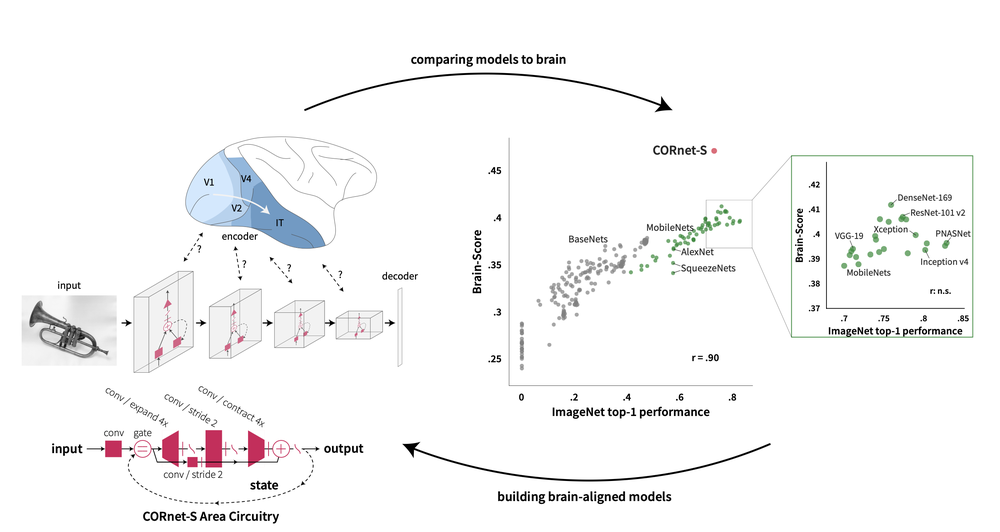
#> input picture Images/Archi.png, 1000 x 532 px, shrunk from 2588 x 1376 before the run; its folder holds only this picture in this run
$ python -i prepare.py   (imports and definitions only)
#> lines starting #> are read from the running program, lines starting #| are printed output that depends on the picture
import cv2
import numpy as np
from PIL import Image
import matplotlib.pyplot as plt
import cv2
import numpy as np
from PIL import Image
import matplotlib.pyplot as plt

def add_salt_and_pepper_noise(image):
    if image is not None:
        # Define the types of noise
        noise_types =  ['defocus','gaussian','poisson','salt_and_pepper','glass', 'motion','zoom']
        # noise_type = np.random.choice(noise_types)
        noise_type='defocus'
        noisy_image = image.copy()
        noisy_image = np.array(image)
        if noise_type == 'gaussian':
            # Add Gaussian noise
            mean = 0
            std = 25
            gaussian_noise = np.random.normal(mean, std, noisy_image.shape).astype(np.uint8)
            noisy_image = cv2.add(noisy_image, gaussian_noise)

        elif noise_type == 'poisson':
            # Add Poisson noise
            noisy_image = np.random.poisson(noisy_image)

        elif noise_type == 'salt_and_pepper':
            # Add salt and pepper noise
            noise_density = 0.000002
            width, height = image.size  # Get width and height using the size attribute
            num_pixels = int(width * height * noise_density)
            salt_coordinates = [np.random.randint(0, width - 1, num_pixels),
                                np.random.randint(0, height - 1, num_pixels)]
            pepper_coordinates = [np.random.randint(0, width - 1, num_pixels),
                                  np.random.randint(0, height - 1, num_pixels)]
            noisy_image[salt_coordinates] = 255
            noisy_image[pepper_coordinates] = 0

        elif noise_type == 'defocus':
            # Add defocus blur
            kernel_size = 15
            blurry_image = cv2.GaussianBlur(noisy_image, (kernel_size, kernel_size), 0)
            noisy_image = blurry_image

        elif noise_type == 'glass':
            # Simulate glass blur
            scale = 10
            height, width = noisy_image.shape[:2]
            x, y = np.mgrid[0:height, 0:width]
            x_distort = x + scale * np.sin(2 * np.pi * x / height)
            y_distort = y + scale * np.sin(2 * np.pi * y / width)
            x_distort = x_distort.astype(np.float32)  # Convert to float32
            y_distort = y_distort.astype(np.float32)  # Convert to float32
            distorted_indices = cv2.remap(noisy_image, x_distort, y_distort, interpolation=cv2.INTER_LINEAR)
            noisy_image = distorted_indices

        elif noise_type == 'motion':
            # Add motion blur
            kernel_size = 15
            angle = -45
            motion_blur_kernel = np.zeros((kernel_size, kernel_size))
            motion_blur_kernel[int((kernel_size - 1) / 2), :] = np.ones(kernel_size)
            motion_blur_kernel = cv2.warpAffine(
                motion_blur_kernel, cv2.getRotationMatrix2D((kernel_size / 2 - 0.5, kernel_size / 2 - 0.5), angle, 1.0),
                (kernel_size, kernel_size))
            motion_blur_kernel = motion_blur_kernel / kernel_size

            # Convert the image to the correct data type
            noisy_image = noisy_image.astype(np.float32)

            # Apply motion blur
            noisy_image = cv2.filter2D(noisy_image, -1, motion_blur_kernel)

            # Convert back to uint8 after filtering
            noisy_image = noisy_image.astype(np.uint8)


        elif noise_type == 'zoom':
            # Simulate zoom blur
            scale = 0.8
            height, width = noisy_image.shape[:2]
            center = (width / 2, height / 2)
            zoom_matrix = cv2.getRotationMatrix2D(center, 0, scale)
            noisy_image = cv2.warpAffine(noisy_image, zoom_matrix, (width, height), flags=cv2.INTER_LINEAR)

        noisy_image = Image.fromarray(noisy_image)
        # Save the noisy image
        # Convert NumPy array to PIL Image

        return noisy_image
    else:
        print("Image loading failed. Please provide a valid image file path.")


import os

# Define paths
input_folder = 'val'
output_folder = 'val_noise'

# Create output folder if it doesn't exist
# [21 lines not run here, left out]

>>> from PIL import Image
>>> picture = Image.open('../Images/Archi.png')
#> picture is the input picture: PIL image 1000x532 RGBA; mean R, G, B, A 247.4, 247.3, 247.6, 255
>>> result = add_salt_and_pepper_noise(picture)
#> in add_salt_and_pepper_noise, `blurry_image = cv2.GaussianBlur(noisy_image, (kernel_size, kernel_size..`:
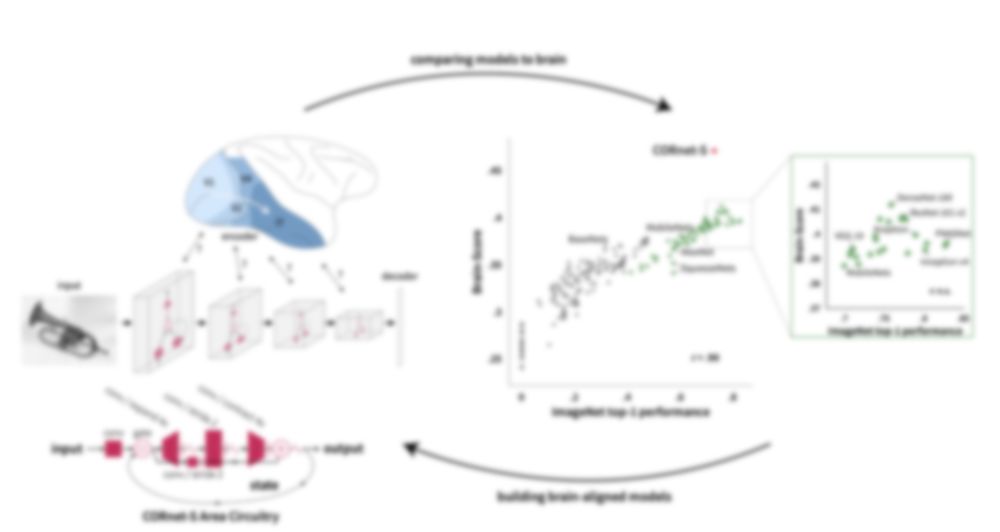
#> blurry_image: shape (532, 1000, 4); mean R, G, B, A 247.4, 247.3, 247.6, 255
